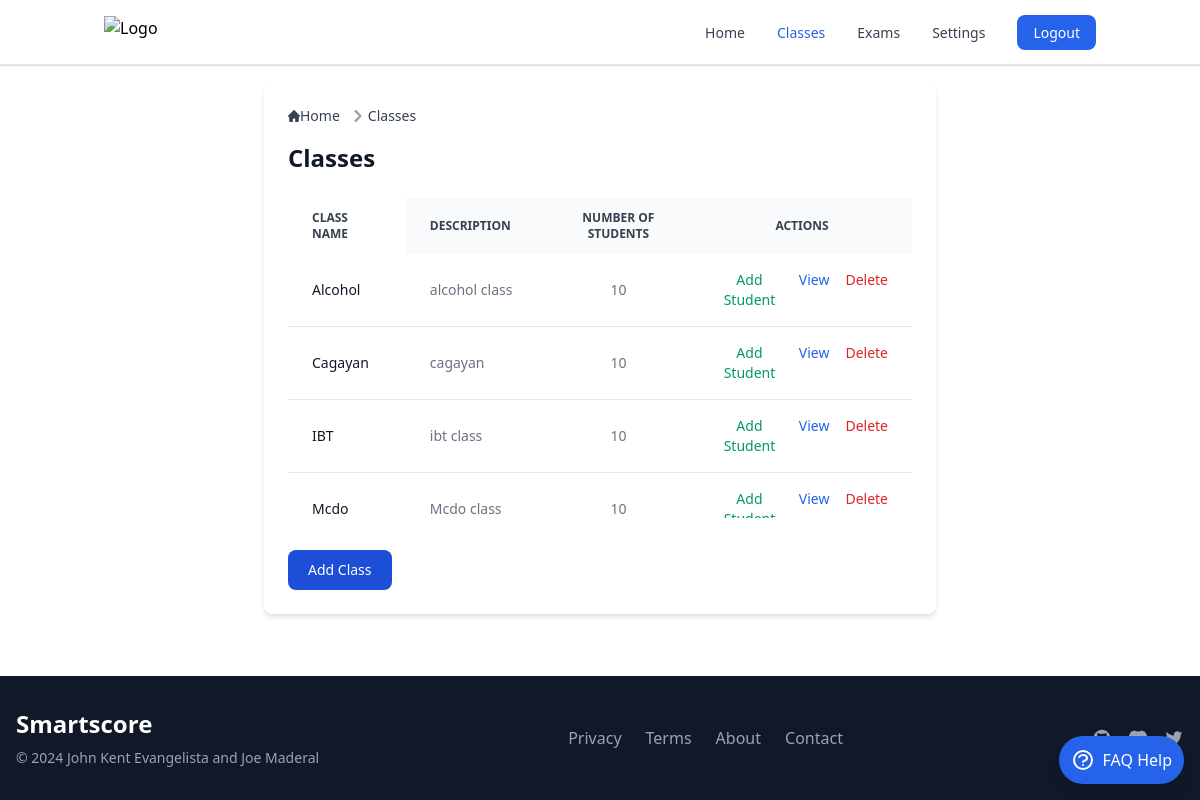
Page /classes/ (signed in) on the committed database.
### smartscoreapp/models.py (models this page shows, shortened)
class Class(models.Model):
    name = models.CharField(max_length=100)
    description = models.TextField(blank=True)
    user = models.ForeignKey(settings.AUTH_USER_MODEL, on_delete=models.CASCADE)

### smartscoreapp/views.py (the view)
# urls.py: path('classes/', classes_view, name='classes'),
@login_required
def classes_view(request):
    user_instance = request.user
    if request.method == 'POST':
        form = ClassForm(request.POST)
        if form.is_valid():
            new_class = form.save(commit=False)
            new_class.user = user_instance
            new_class.save()
            return redirect('classes')
    else:
        form = ClassForm()
    sort_by = request.GET.get('sort', 'name')
    classes = Class.objects.filter(user=user_instance).annotate(num_students=Count('students'))
    if sort_by == 'name':
        classes = classes.order_by('name')
    elif sort_by == 'description':
        classes = classes.order_by('description')
    elif sort_by == 'num_students':
        classes = classes.order_by('-num_students')
    context = {
        'classes': classes,
        'form': form,
        'student_form': StudentForm(),  # Add this line
        'sort_by': sort_by  # Pass sorting criteria to the template
    }
    return render(request, 'classes.html', context)

### templates/classes/classes.html (shortened to what this page needs)
{% extends "base.html" %}
{% block content %}
<div class="max-w-2xl mx-auto p-6 bg-white shadow-md rounded-lg">
<nav class="flex mb-4" aria-label="Breadcrumb">
  <ol class="inline-flex items-center space-x-1 md:space-x-2 rtl:space-x-reverse">
    <li class="inline-flex items-center">
      <a href="{% url 'index' %}" class="inline-flex items-center text-sm font-medium text-gray-700 hover:text-blue-600 dark:text-gray-400 dark:hover:text-white">
        Home
      </a>
    </li>
    <li class="flex items-center">
      <svg class="rtl:rotate-180 w-3 h-3 text-gray-400 mx-1" aria-hidden="true" xmlns="http://www.w3.org/2000/svg" fill="none" viewBox="0 0 6 10">
        <path stroke="currentColor" stroke-linecap="round" stroke-linejoin="round" stroke-width="2" d="m1 9 4-4-4-4"/>
      </svg>
      <a href="{% url 'classes' %}" class="text-sm font-medium text-gray-700 hover:text-blue-600 dark:text-gray-400 dark:hover:text-white">Classes</a>
    </li>
  </ol>
</nav>
<h1 class="text-2xl font-semibold text-gray-900 dark:text-white mb-6">Classes</h1>
<div class="relative overflow-x-auto max-h-80 mb-6">
  <table class="min-w-full text-sm text-left text-gray-500 dark:text-gray-400">
    <thead class="text-xs text-gray-700 uppercase bg-gray-50 dark:bg-gray-700 dark:text-gray-400">
      <tr>
        <th scope="col" class="px-6 py-3 sticky left-0 bg-white dark:bg-gray-800 z-10">
          <a href="?sort=name" class="hover:underline">Class Name</a>
        </th>
        <th scope="col" class="px-6 py-3">
          <a href="?sort=description" class="hover:underline">Description</a>
        </th>
        <th scope="col" class="px-6 py-3 text-center">
          <a href="?sort=num_students" class="hover:underline">Number of Students</a>
        </th>
        <th scope="col" class="px-6 py-3 text-center">Actions</th>
      </tr>
    </thead>
    <tbody>
      {% for class in classes %}
        <tr class="bg-white border-b dark:bg-gray-800 dark:border-gray-700">
          <td class="px-6 py-4 font-medium text-gray-900 dark:text-white sticky left-0 bg-white dark:bg-gray-800">
            {{ class.name }}
          </td>
          <td class="px-6 py-4">{{ class.description }}</td>
          <td class="px-6 py-4 text-center">{{ class.num_students }}</td>
          <td class="px-6 py-4">
            <div class="flex justify-center space-x-4">
              <button
                data-modal-target="add-student-modal-{{ class.id }}"
                data-modal-toggle="add-student-modal-{{ class.id }}"
                class="text-green-600 hover:underline">Add Student
              </button>
              <a href="{% url 'class_detail' class.id %}" class="text-blue-600 hover:underline">View</a>
              <a href="{% url 'delete_class' class.id %}" class="text-red-600 hover:underline" onclick="return confirm('Are you sure you want to delete this class?');">Delete</a>
            </div>
          </td>
        </tr>
      {% endfor %}
    </tbody>
  </table>
</div>
<div class="add-class-section mt-8">
  <button data-modal-target="add-class-modal" data-modal-toggle="add-class-modal" class="block text-white bg-blue-700 hover:bg-blue-800 focus:ring-4 focus:outline-none focus:ring-blue-300 font-medium rounded-lg text-sm px-5 py-2.5 text-center dark:bg-blue-600 dark:hover:bg-blue-700 dark:focus:ring-blue-800" type="button">
    Add Class
  </button>
</div>
{% for class in classes %}
</div>
{% endfor %}
{% endblock %}

### rows in the picture
Class: name "Alcohol", description "alcohol class", num_students "10"
Class: name "Cagayan", description "cagayan", num_students "10"
Class: name "IBT", description "ibt class", num_students "10"
Class: name "Mcdo", description "Mcdo class", num_students "10"
